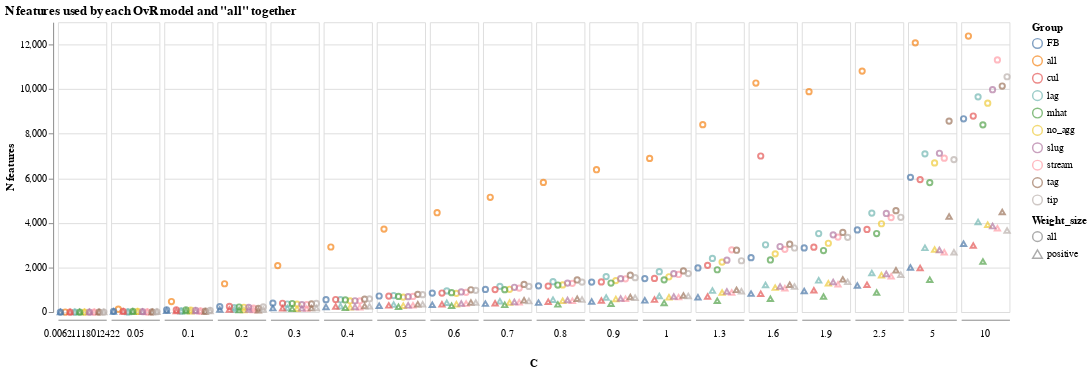

Notebook cell for this chart:
### Code cell
base=alt.Chart(coefs_summary[coefs_summary['Weight_size'].isin(['all','positive'])],width=50).encode(
    x=alt.X('Group',title=None,axis=alt.Axis(values=[0], ticks=True, grid=False, labels=False)),
    y='N features:Q',
    color='Group',
    shape=alt.Shape('Weight_size',scale = alt.Scale(range=["circle", "triangle-up"]))
)

alt.layer(
  base.mark_point().encode(
  x=alt.X('Group:N', scale=alt.Scale(zero=False),title=None,axis=alt.Axis(values=[0], ticks=True, grid=False, labels=False)),
  y=alt.Y('N features:Q')
)
).facet(
  column=alt.Column('C', header=alt.Header(titleOrient='bottom',labelOrient='bottom'))
).configure_facet(spacing=-20).properties(title='N features used by each OvR model and "all" together')

### Figure 1 — Vega-Lite specification as saved in the notebook (floating-point values rounded to 4 significant figures; data arrays with more than 128 entries replaced by an {"elided": "..."} marker saying what was removed)
{"config": {"view": {"continuousWidth": 400, "continuousHeight": 300}, "facet": {"spacing": -20}}, "data": {"name": "data-2f6aadc56237132daa0903b7fa685d76"}, "facet": {"column": {"type": "quantitative", "field": "C", "header": {"labelOrient": "bottom", "titleOrient": "bottom"}}}, "spec": {"layer": [{"mark": "point", "encoding": {"color": {"type": "nominal", "field": "Group"}, "shape": {"type": "nominal", "field": "Weight_size", "scale": {"range": ["circle", "triangle-up"]}}, "x": {"type": "nominal", "axis": {"grid": false, "labels": false, "ticks": true, "values": [0]}, "field": "Group", "scale": {"zero": false}, "title": null}, "y": {"type": "quantitative", "field": "N features"}}, "width": 50}]}, "title": "N features used by each OvR model and \"all\" together", "$schema": "https://vega.github.io/schema/vega-lite/v4.0.2.json", "datasets": {"data-2f6aadc56237132daa0903b7fa685d76": {"elided": "342 records"}}}
